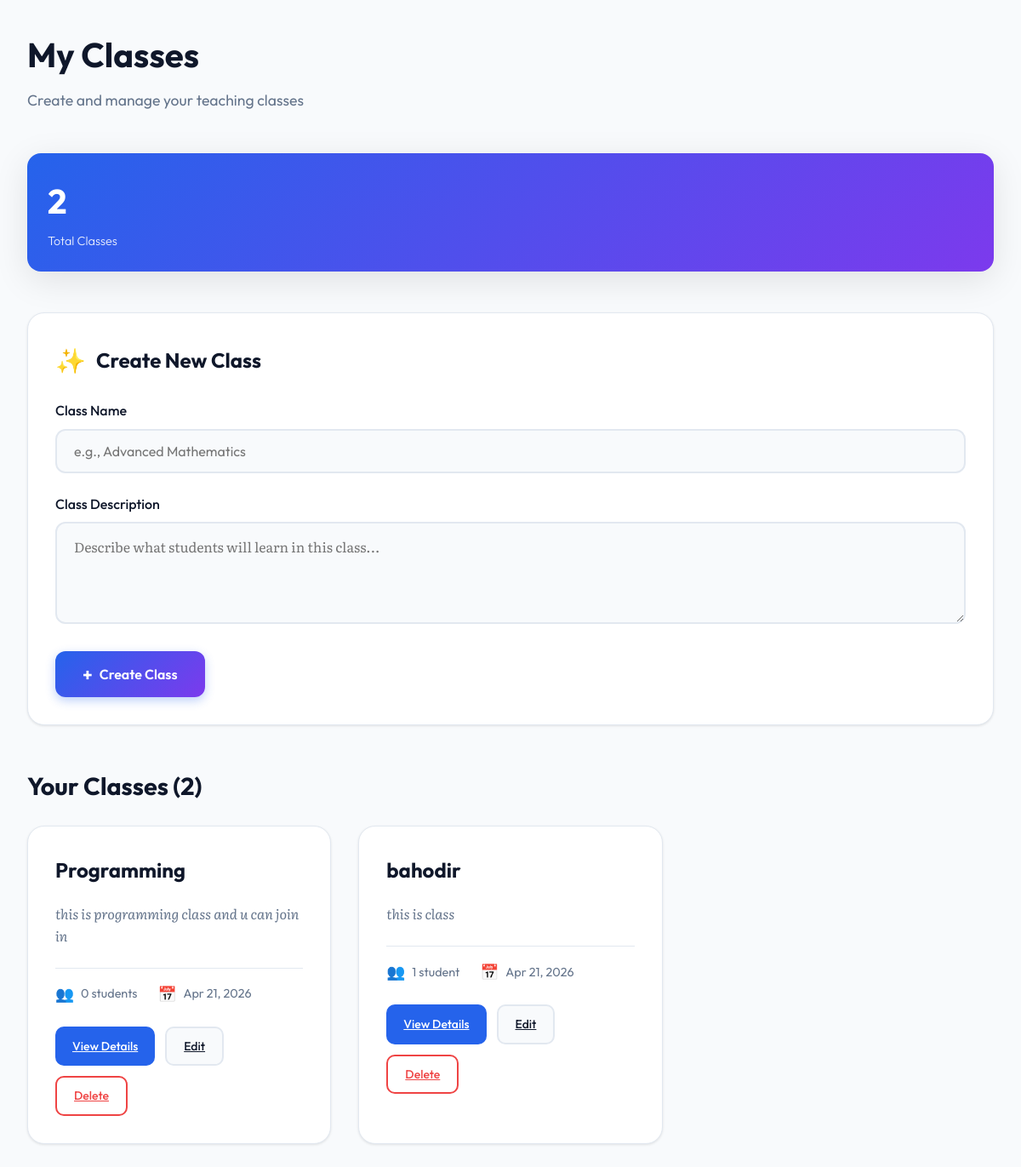
The app's page /classes/teacher/ (signed in), older data.
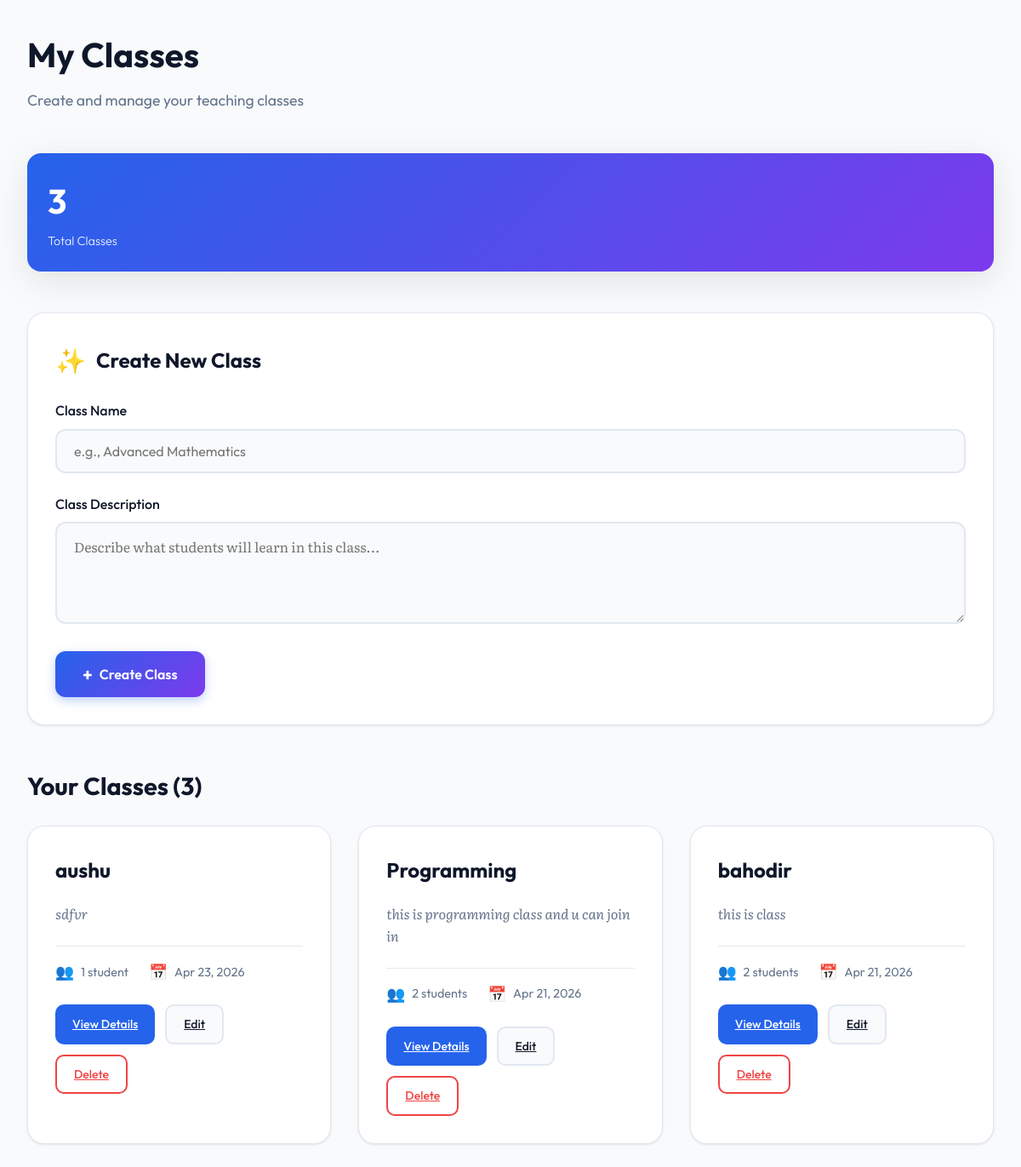
The same page, newer data.
### classes/models.py (models this page shows, shortened)
class Class(models.Model):
    name = models.CharField(max_length=100)
    bio = models.TextField(blank=True , help_text='class description')
    created_at = models.DateTimeField(auto_now_add=True)
    teacher = models.ForeignKey(
        Teacher,
        on_delete=models.CASCADE ,
        related_name = 'classes'
    )
    students = models.ManyToManyField(
        Student,
        through='Membership',
        blank=True
    )
    def get_student_count(self):
        return self.students.count()
    class Meta:
        verbose_name_plural = "Classes"
        ordering = ['-created_at']

### classes/views.py (the view)
# urls.py: path('teacher/', views.teacher_classes, name='teacher_classes'),
def teacher_classes(request):
    if not request.user.is_authenticated:
        return redirect('accounts:login')
    teacher = Teacher.objects.filter(user=request.user).first()
    if not teacher:
        return redirect('accounts:login')
    if request.method == 'POST':
        form = ClassForm(request.POST)
        if form.is_valid():
            new_class = form.save(commit=False)
            new_class.teacher = teacher
            new_class.save()
            return redirect('classes:teacher_classes')
    else:
        form = ClassForm()
    classes = Class.objects.filter(teacher=teacher)
    context = {
        'classes': classes,
        'class_count': classes.count(),
        'form': form
    }
    return render(request, 'classes/teacher_classes.html', context)

### classes/forms.py
class ClassForm(forms.ModelForm):
    class Meta:
        model = Class
        fields = ['name', 'bio']
        widgets = {
            'name': forms.TextInput(attrs={
                'class': 'form-control',
                'placeholder': 'Enter class name'
            }),
            'bio': forms.Textarea(attrs={
                'class': 'form-control',
                'placeholder': 'Enter class description',
                'rows': 4
            })
        }

### classes/templates/classes/teacher_classes.html (shortened to what this page needs)
<!DOCTYPE html>
<html lang="en">
<head>
</head>
<body>
    <div class="container">
        <div class="page-header">
            <h1>My Classes</h1>
            <p>Create and manage your teaching classes</p>
        </div>
        <div class="stats-bar">
            <div class="stat-card">
                <div class="stat-value">{{ class_count }}</div>
                <div class="stat-label">Total Classes</div>
            </div>
        </div>
        <div class="create-section">
            <h2>Create New Class</h2>
            <form method="post">
                <div class="form-group">
                    <label for="id_name">Class Name</label>
                    <input type="text" name="name" id="id_name" class="form-control" placeholder="e.g., Advanced Mathematics" required>
                </div>
                <div class="form-group">
                    <label for="id_bio">Class Description</label>
                    <textarea name="bio" id="id_bio" class="form-control" placeholder="Describe what students will learn in this class..."></textarea>
                </div>
                <button type="submit" class="btn btn-primary">Create Class</button>
            </form>
        </div>
        <div class="classes-section">
            <h3>Your Classes ({{ class_count }})</h3>
            {% if classes %}
            <div class="classes-grid">
                {% for class in classes %}
                <div class="class-card">
                    <div class="class-card-header">
                        <h4 class="class-card-title">{{ class.name }}</h4>
                    </div>
                    <p class="class-card-bio">{{ class.bio|truncatewords:25|default:"No description provided" }}</p>
                    <div class="class-meta">
                        <div class="meta-item">
                            <span class="meta-icon">👥</span>
                            <span>{{ class.get_student_count }} student{{ class.get_student_count|pluralize }}</span>
                        </div>
                        <div class="meta-item">
                            <span class="meta-icon">📅</span>
                            <span>{{ class.created_at|date:"M d, Y" }}</span>
                        </div>
                    </div>
                    <div class="class-actions">
                        <a href="{% url 'classes:teacher_class_detail' class.id %}" class="btn btn-sm btn-view">View Details</a>
                        <a href="{% url 'classes:teacher_class_edit' class.id %}" class="btn btn-sm btn-edit">Edit</a>
                        <a href="{% url 'classes:teacher_class_delete' class.id %}" class="btn btn-sm btn-delete">Delete</a>
                    </div>
                </div>
                {% endfor %}
            </div>
            {% else %}
            <div class="empty-state">
                <div class="empty-state-icon">📚</div>
                <h4>No classes yet</h4>
                <p>Create your first class using the form above to get started!</p>
            </div>
            {% endif %}
        </div>
    </div>
</body>
</html>

Row changes from the older to the newer data that the page shows:
added Class: name "aushu", bio "sdfvr", get_student_count "1", created_at "Apr 23, 2026"
computed for Class "Programming": get_student_count "0" → "2"
computed for Class "bahodir": get_student_count "1" → "2"
Text that changed along with them:
{{ class_count }}: "2" → "3"
